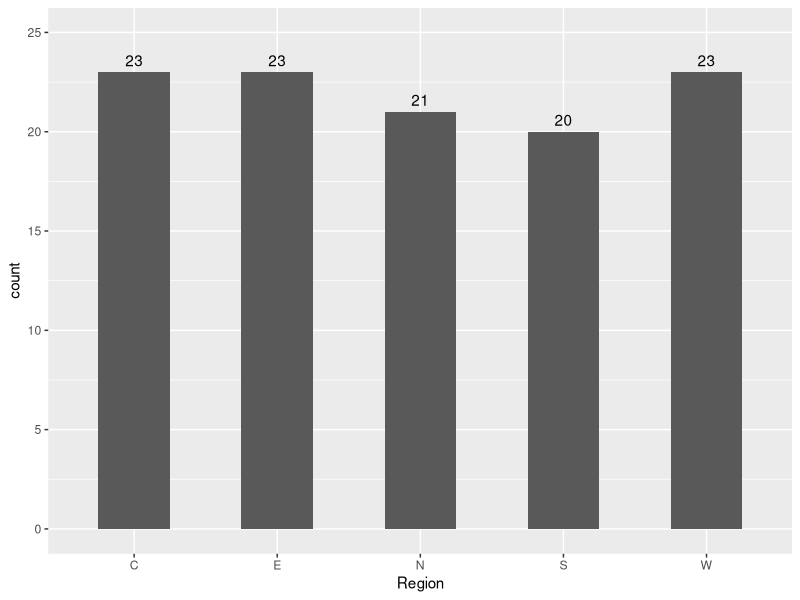
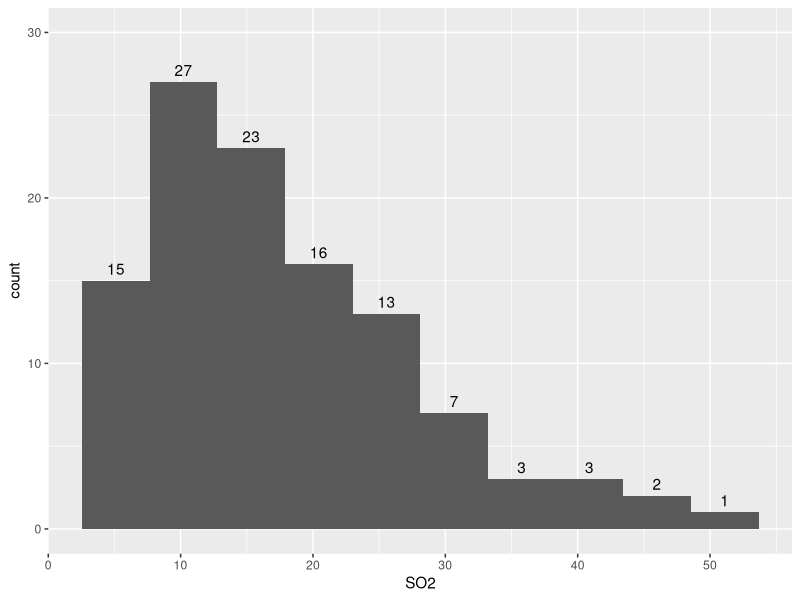
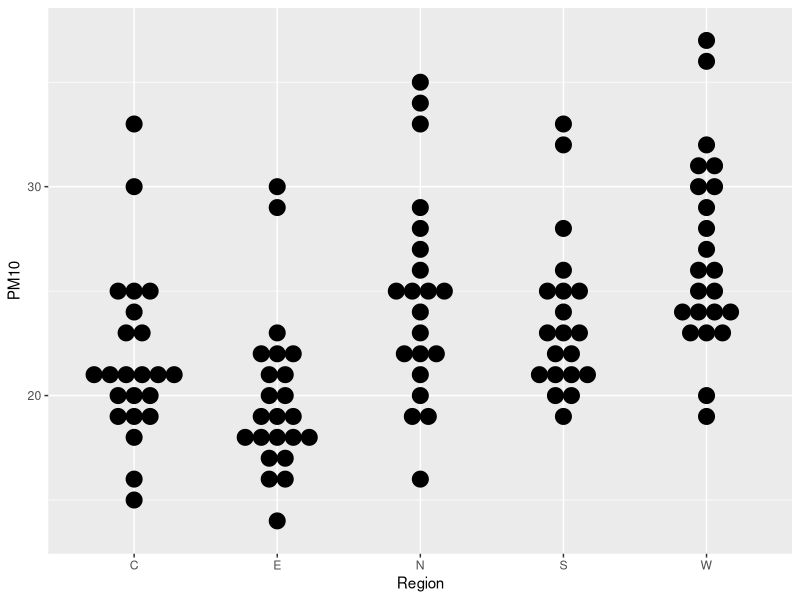
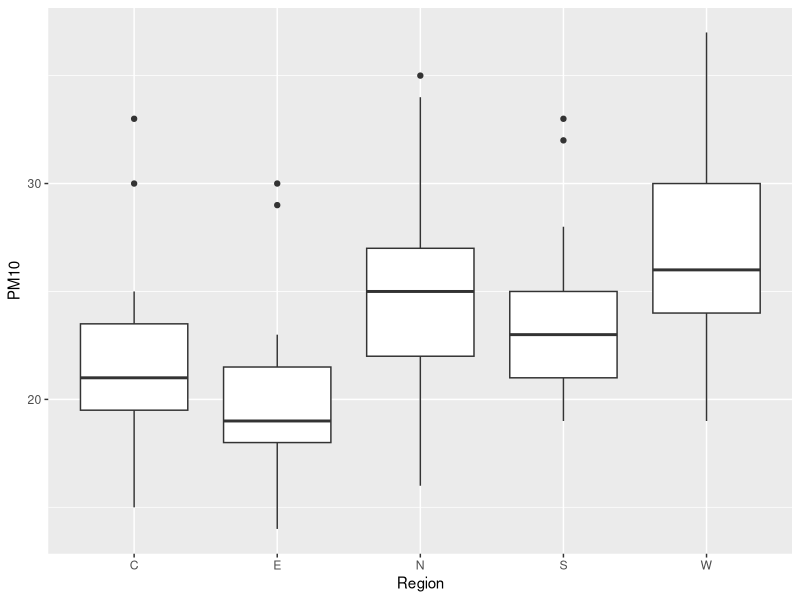
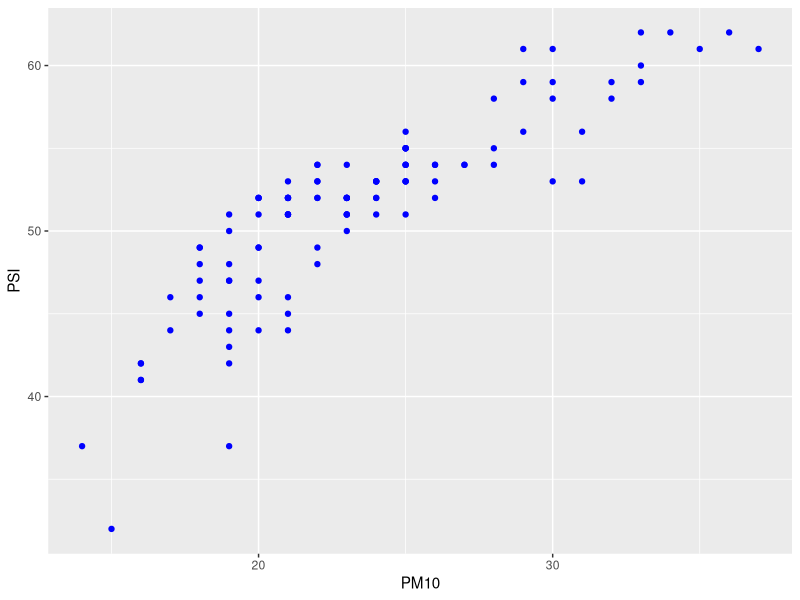

R code for these plots, in order:
## ---- chunk 1
dir()
## ---- chunk 2
join_df_full <- read.csv("join_df_full.csv")
summary(join_df_full)
## ---- chunk 3
head(join_df_full)
## ---- chunk 4
install.packages('ggplot2')
library(ggplot2)
## ---- chunk 5
# ggplot(data) + geom_object(aes(data to plot); parameters) + options
ggplot(join_df_full, aes(x = Region)) + geom_bar(stat = 'count', width = 0.5) + stat_count(aes(label = after_stat(count)), vjust = -0.5, geom = 'text') + ylim(0, 25)
## ---- chunk 6
ggplot(join_df_full, aes(x = SO2)) + geom_histogram(bins = 10) + stat_bin(aes(label = after_stat(count)), bins = 10, vjust = -0.5, geom = 'text') + ylim(0, 30)
## ---- chunk 7
ggplot(join_df_full) + geom_dotplot(aes(x = Region, y = PM10), binaxis = 'y', stackdir = 'center', stackratio = 1)
## ---- chunk 8
ggplot(join_df_full) + geom_boxplot(aes(x = Region, y = PM10))
## ---- chunk 9
ggplot(join_df_full) + geom_point(aes(x = PM10, y = PSI), color = 'blue')
